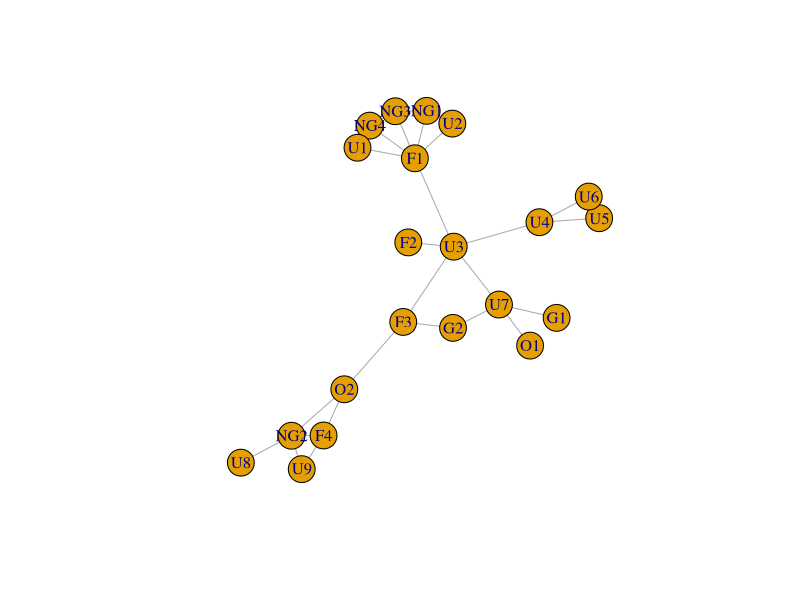

Generate this figure with R: (Note: this script raises an error after producing the figure.)
#' EXERCISE   --- --- --- --- --- --- --- --- --- --- --- ---
#' 1. Recreate, in graph, the inter-organisatonal network 
#' examined in the first seminar;
#' 2. Display this network;
#' 3. Save the network as a PDF file;
#' 4. Colour "red" all nodes representing firms and 
#' "green" all the other nodes;
#' 5. Display the network;
#' 6. Save the network as a PDF file;
#' 7. Save the network as a GML file.
#' --- --- --- --- --- --- --- --- --- --- --- --- --- --- ---


#' SOLUTION  --- --- --- --- --- --- --- --- --- --- --- ---
rm(list=ls())
library(igraph)


#' 1. Recreate, in graph, the inter-organisatonal network 
#' examined in the first seminar;
g <- graph.formula(F1-NG1, F1-NG3, F1-NG4, F1-U1, F1-U2, F1-U3,
                   F2-U3, 
                   F3-G2, F3-O2, F3-U3, 
                   F4-NG2, F4-O2, F4-U9, 
                   G1-U7,
                   G2-U7, 
                   NG1-NG3, NG1-U2,
                   NG2-O2, NG2-U8, NG2-U9, 
                   NG3-NG4, 
                   NG4-U1,
                   O1-U7, 
                   U3-U4, U3-U7,
                   U4-U5, U4-U6, 
                   U5-U6)


#' 2. Display this network;
plot(g)


#' 3. Save the network as a PDF file;
setwd("<--DEFINE YOUR WORKING DIRECTORY-->")
pdf("my_network.pdf", width = 6, height = 6)
plot(g)
dev.off()


#' 4. Colour "red" all nodes representing firms and 
#' "green" all the other nodes;
V(g)$color <- "green"
V(g)[V(g)$name == "F1"]$color <- "red"
V(g)[V(g)$name == "F2"]$color <- "red"
V(g)[V(g)$name == "F3"]$color <- "red"
V(g)[V(g)$name == "F4"]$color <- "red"


#' 5. Display the network;
plot(g)                                     #Display the network


#' 6. Save the network as a PDF file;
setwd("<--DEFINE YOUR WORKING DIRECTORY-->")
pdf("my_network_with_colors.pdf", width = 6, height = 6)
plot(g)
dev.off()


#' 7. Save the network as a GML file.
write_graph(g, "my_network.gml", format = "GML")